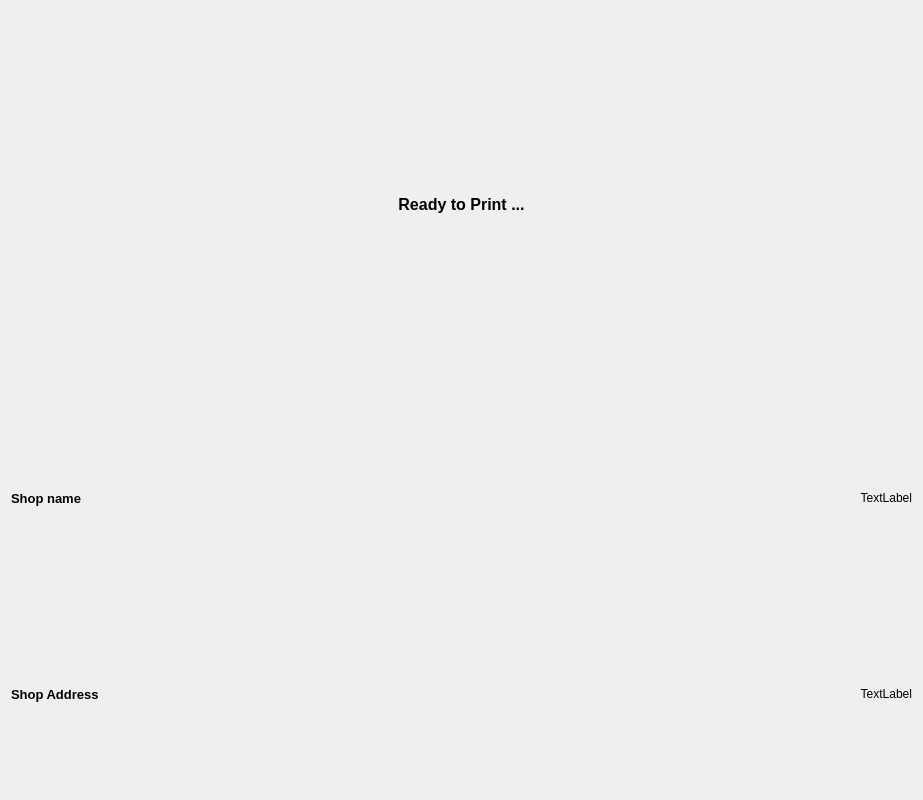
<?xml version="1.0" encoding="UTF-8"?>
<ui version="4.0">
 <class>InvoiceWindow</class>
 <widget class="QWidget" name="InvoiceWindow">
  <property name="geometry">
   <rect>
    <x>0</x>
    <y>0</y>
    <width>923</width>
    <height>800</height>
   </rect>
  </property>
  <property name="windowTitle">
   <string>Invoice</string>
  </property>
  <layout class="QVBoxLayout" name="verticalLayout">
   <item>
    <layout class="QVBoxLayout" name="verticalLayout_4">
     <item>
      <widget class="QLabel" name="label">
       <property name="font">
        <font>
         <family>Arial</family>
         <pointsize>12</pointsize>
         <bold>true</bold>
        </font>
       </property>
       <property name="text">
        <string>Ready to Print ...</string>
       </property>
       <property name="alignment">
        <set>Qt::AlignCenter</set>
       </property>
      </widget>
     </item>
     <item>
      <layout class="QGridLayout" name="gridLayout_3">
       <item row="1" column="0">
        <widget class="QLabel" name="label_3">
         <property name="font">
          <font>
           <family>Arial</family>
           <pointsize>10</pointsize>
           <bold>true</bold>
          </font>
         </property>
         <property name="text">
          <string>Shop Address</string>
         </property>
         <property name="margin">
          <number>20</number>
         </property>
        </widget>
       </item>
       <item row="0" column="1">
        <widget class="QLabel" name="label_6">
         <property name="text">
          <string>TextLabel</string>
         </property>
         <property name="scaledContents">
          <bool>false</bool>
         </property>
         <property name="alignment">
          <set>Qt::AlignRight|Qt::AlignTrailing|Qt::AlignVCenter</set>
         </property>
         <property name="margin">
          <number>10</number>
         </property>
        </widget>
       </item>
       <item row="0" column="0">
        <widget class="QLabel" name="label_2">
         <property name="font">
          <font>
           <family>Arial</family>
           <pointsize>10</pointsize>
           <bold>true</bold>
          </font>
         </property>
         <property name="text">
          <string>Shop name</string>
         </property>
         <property name="margin">
          <number>20</number>
         </property>
        </widget>
       </item>
       <item row="1" column="1">
        <widget class="QLabel" name="label_5">
         <property name="text">
          <string>TextLabel</string>
         </property>
         <property name="scaledContents">
          <bool>false</bool>
         </property>
         <property name="alignment">
          <set>Qt::AlignRight|Qt::AlignTrailing|Qt::AlignVCenter</set>
         </property>
         <property name="margin">
          <number>10</number>
         </property>
        </widget>
       </item>
      </layout>
     </item>
    </layout>
   </item>
  </layout>
 </widget>
 <resources/>
 <connections/>
</ui>
